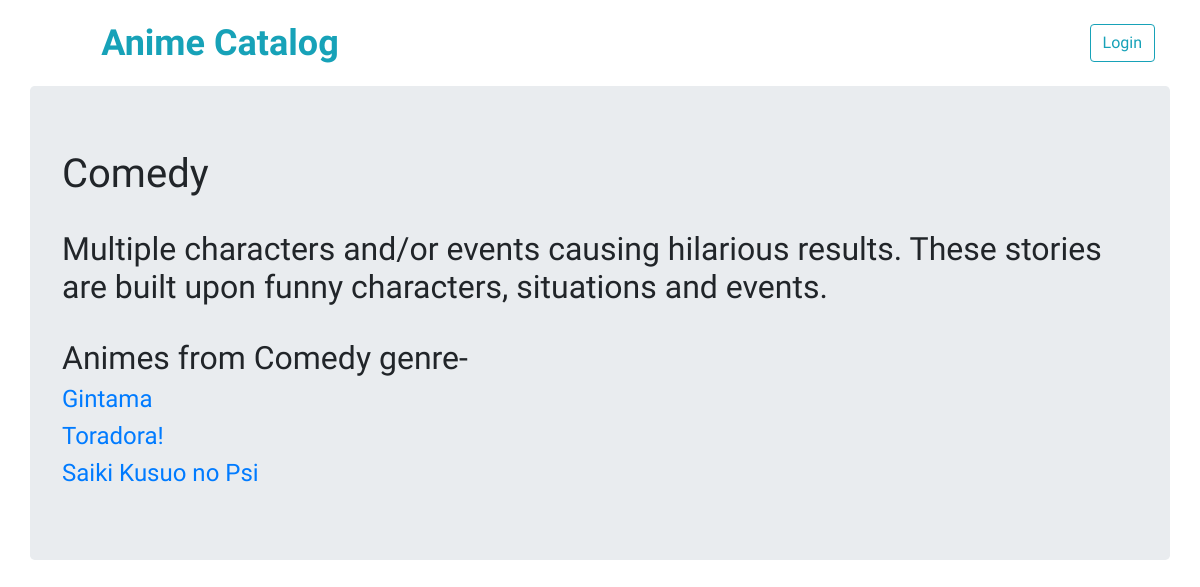
The app's page /showGenre/6 with its own data.
### app.py (models this page shows, shortened)
class Genre(db.Model):
        id = db.Column(db.Integer, primary_key=True)
        name = db.Column(db.String(20), nullable=False)
        description = db.Column(db.String(400), nullable=False)
        anime = db.relationship('Anime', backref='genre')

class Anime(db.Model):
        id = db.Column(db.Integer, primary_key=True)
        name = db.Column(db.String(20), nullable=False)
        atype = db.Column(db.String(20), nullable=False)
        description = db.Column(db.String(400), nullable=False)
        genre_id = db.Column(db.Integer, db.ForeignKey('genre.id'))
        user_id = db.Column(db.Integer, db.ForeignKey('user.id'))

### app.py (the view)
@app.route('/showGenre/<int:genre_id>')
def showGenre(genre_id):
    genre = Genre.query.filter_by(id=genre_id).one()
    animes = Anime.query.filter_by(genre_id=genre_id).all()
    return render_template("ShowGenre.html", genre=genre, animes=animes)

### templates/ShowGenre.html (shortened to what this page needs)
{% extends 'layout.html' %}
{% block body %}
<h1>{{genre.name}}</h1>
<h2>{{genre.description}}</h2>
<h2>Animes from {{genre.name}} genre-</h2>
    {% for anime in animes %}
     <h4> <a href = "{{url_for('showAnime', anime_id = anime.id)}}">{{ anime.name }}</a></h4>
    {% endfor %}
        {% endblock %}

### static/anime_catalog.css (style rules this page uses)
h1, h2, h3, h4, h5, h6 { font-family: 'Gamja Flower', cursive; }

### records on screen
Genre: name "Comedy", description "Multiple characters and/or events causing hilarious results. These stories are built upon funny characters, situations and events."
Anime: name "Gintama"
Anime: name "Toradora!"
Anime: name "Saiki Kusuo no Psi"
